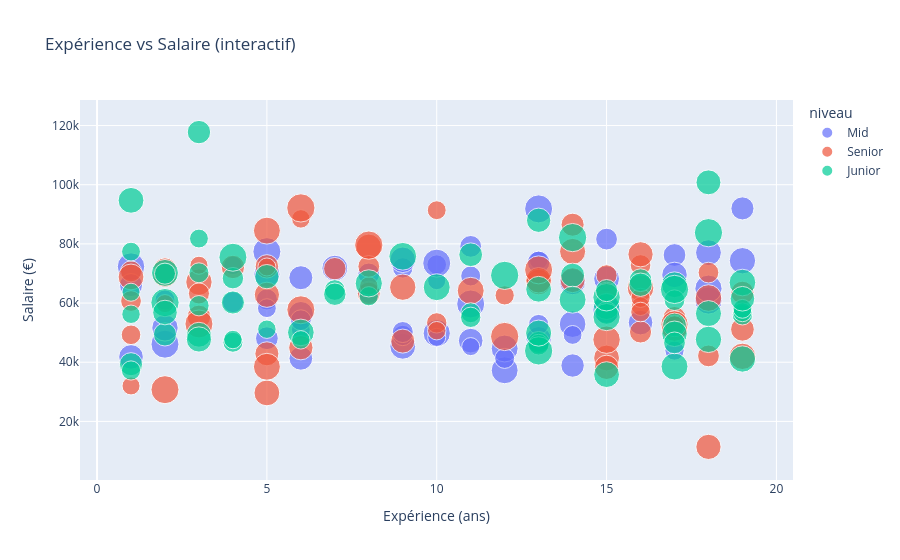
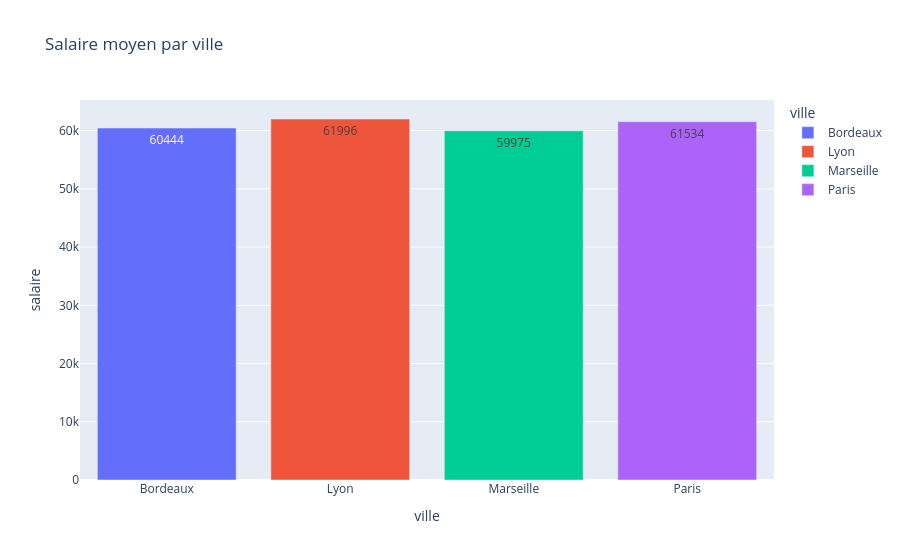
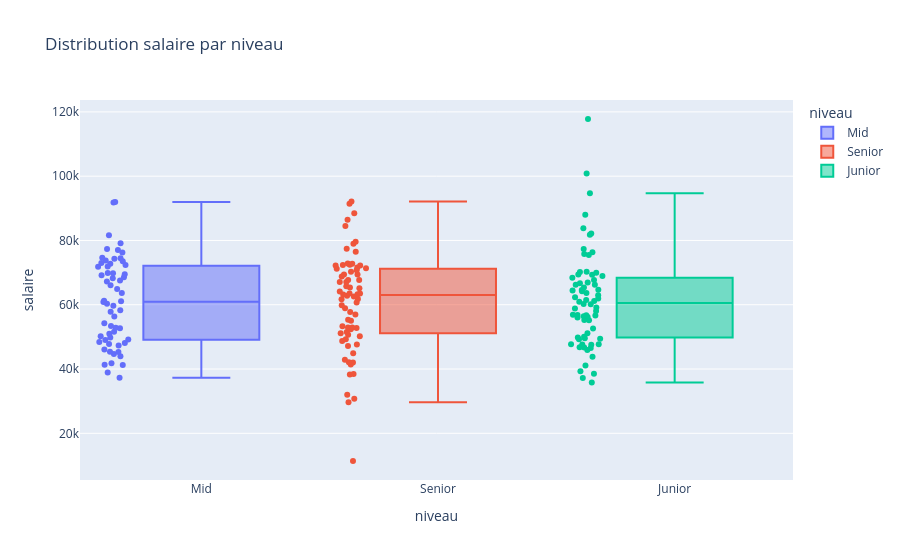
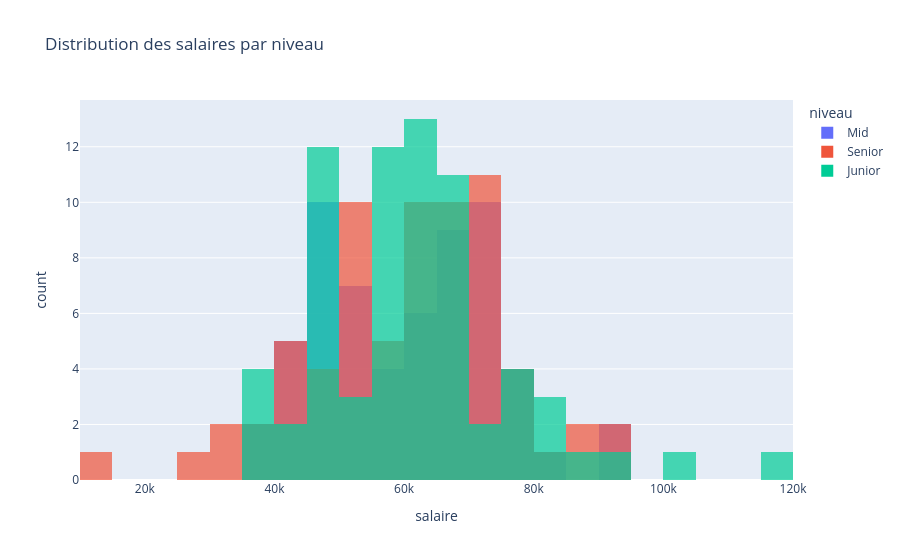

The notebook cell these images were saved under, in order:
### Code cell
import plotly.express as px
import plotly.graph_objects as go
import pandas as pd
import numpy as np

# PLOTLY — graphiques interactifs
# Contrairement à Matplotlib/Seaborn, Plotly est interactif
# Tu peux zoomer, survoler, filtrer directement dans le graphique

np.random.seed(42)
df = pd.DataFrame({
    "age":        np.random.randint(22, 55, 200),
    "salaire":    np.random.normal(60000, 15000, 200),
    "experience": np.random.randint(1, 20, 200),
    "ville":      np.random.choice(["Paris", "Lyon", "Bordeaux", "Marseille"], 200),
    "niveau":     np.random.choice(["Junior", "Mid", "Senior"], 200),
})

# 1. Scatter interactif
fig1 = px.scatter(
    df, x="experience", y="salaire",
    color="niveau", size="age",
    hover_data=["ville"],
    title="Expérience vs Salaire (interactif)",
    labels={"experience": "Expérience (ans)", "salaire": "Salaire (€)"}
)
fig1.show()

# 2. Bar chart
fig2 = px.bar(
    df.groupby("ville")["salaire"].mean().reset_index(),
    x="ville", y="salaire",
    color="ville",
    title="Salaire moyen par ville",
    text_auto=".0f"
)
fig2.show()

# 3. Box plot interactif
fig3 = px.box(
    df, x="niveau", y="salaire",
    color="niveau",
    title="Distribution salaire par niveau",
    points="all"
)
fig3.show()

# 4. Histogram avec slider
fig4 = px.histogram(
    df, x="salaire", color="niveau",
    nbins=30, barmode="overlay",
    title="Distribution des salaires par niveau",
    opacity=0.7
)
fig4.show()

print("✅ 4 graphiques Plotly interactifs créés !")
print("→ Tu peux zoomer, survoler, cliquer sur la légende pour filtrer")

### Figure 1 — Plotly figure (JSON) as saved in the notebook; plotly's stock layout.template omitted (floating-point values rounded to 4 significant figures)
{"data": [{"customdata": [["Bordeaux"], ["Lyon"], ["Bordeaux"], ["Bordeaux"], ["Lyon"], ["Lyon"], ["Bordeaux"], ["Paris"], ["Lyon"], ["Marseille"], ["Paris"], ["Marseille"], ["Paris"], ["Lyon"], ["Marseille"], ["Marseille"], ["Lyon"], ["Marseille"], ["Lyon"], ["Bordeaux"], ["Lyon"], ["Paris"], ["Lyon"], ["Bordeaux"], ["Bordeaux"], ["Bordeaux"], ["Bordeaux"], ["Marseille"], ["Marseille"], ["Bordeaux"], ["Lyon"], ["Marseille"], ["Bordeaux"], ["Lyon"], ["Paris"], ["Bordeaux"], ["Lyon"], ["Paris"], ["Lyon"], ["Bordeaux"], ["Marseille"], ["Paris"], ["Paris"], ["Marseille"], ["Bordeaux"], ["Lyon"], ["Bordeaux"], ["Lyon"], ["Lyon"], ["Marseille"], ["Paris"], ["Bordeaux"], ["Paris"], ["Paris"], ["Lyon"], ["Bordeaux"], ["Paris"], ["Marseille"], ["Marseille"], ["Bordeaux"]], "hovertemplate": "niveau=Mid<br>Expérience (ans)=%{x}<br>Salaire (€)=%{y}<br>age=%{marker.size}<br>ville=%{customdata[0]}<extra></extra>", "legendgroup": "Mid", "marker": {"color": "#636efa", "size": [50, 32, 45, 45, 23, 51, 42, 43, 25, 46, 41, 49, 38, 50, 35, 39, 45, 47, 46, 22, 28, 30, 28, 44, 35, 24, 22, 26, 48, 30, 36, 34, 53, 53, 49, 27, 41, 32, 22, 24, 27, 29, 36, 23, 53, 47, 27, 53, 32, 45, 30, 50, 41, 53, 28, 44, 52, 33, 37, 24], "sizemode": "area", "sizeref": 0.135, "symbol": "circle"}, "mode": "markers", "name": "Mid", "orientation": "v", "showlegend": true, "type": "scatter", "x": [10, 8, 9, 7, 13, 1, 6, 13, 17, 14, 11, 12, 6, 18, 17, 6, 18, 19, 5, 10, 13, 5, 9, 17, 5, 5, 10, 10, 14, 9, 1, 13, 13, 2, 12, 12, 16, 15, 11, 6, 2, 6, 19, 4, 10, 2, 11, 11, 11, 15, 4, 18, 1, 5, 9, 9, 15, 8, 14, 14], "xaxis": "x", "y": [49800.0, 69850.0, 45380.0, 71810.0, 74450.0, 72330.0, 56320.0, 47760.0, 43940.0, 67240.0, 47300.0, 37280.0, 41310.0, 60870.0, 76250.0, 68560.0, 77030.0, 74310.0, 69770.0, 48410.0, 52720.0, 61230.0, 49040.0, 69510.0, 48110.0, 58280.0, 67570.0, 72990.0, 52880.0, 50200.0, 66070.0, 73770.0, 91830.0, 46100.0, 44630.0, 41280.0, 53400.0, 81620.0, 45280.0, 51000.0, 61050.0, 54220.0, 92000.0, 72740.0, 73490.0, 51600.0, 69160.0, 59690.0, 79160.0, 68210.0, 60320.0, 64860.0, 41790.0, 77370.0, 71870.0, 74630.0, 57790.0, 63670.0, 38890.0, 49220.0], "yaxis": "y"}, {"customdata": [["Marseille"], ["Bordeaux"], ["Bordeaux"], ["Bordeaux"], ["Bordeaux"], ["Paris"], ["Marseille"], ["Lyon"], ["Lyon"], ["Lyon"], ["Paris"], ["Paris"], ["Marseille"], ["Lyon"], ["Bordeaux"], ["Paris"], ["Lyon"], ["Bordeaux"], ["Lyon"], ["Bordeaux"], ["Paris"], ["Paris"], ["Marseille"], ["Paris"], ["Paris"], ["Paris"], ["Marseille"], ["Bordeaux"], ["Lyon"], ["Lyon"], ["Lyon"], ["Marseille"], ["Bordeaux"], ["Bordeaux"], ["Paris"], ["Marseille"], ["Lyon"], ["Lyon"], ["Lyon"], ["Marseille"], ["Lyon"], ["Bordeaux"], ["Marseille"], ["Paris"], ["Marseille"], ["Bordeaux"], ["Lyon"], ["Lyon"], ["Marseille"], ["Paris"], ["Lyon"], ["Lyon"], ["Paris"], ["Marseille"], ["Paris"], ["Lyon"], ["Paris"], ["Bordeaux"], ["Paris"], ["Paris"], ["Bordeaux"], ["Lyon"], ["Bordeaux"], ["Lyon"], ["Lyon"], ["Bordeaux"], ["Lyon"], ["Marseille"], ["Marseille"], ["Paris"]], "hovertemplate": "niveau=Senior<br>Expérience (ans)=%{x}<br>Salaire (€)=%{y}<br>age=%{marker.size}<br>ville=%{customdata[0]}<extra></extra>", "legendgroup": "Senior", "marker": {"color": "#EF553B", "size": [36, 44, 32, 23, 54, 48, 49, 37, 30, 39, 30, 47, 23, 28, 29, 35, 25, 23, 39, 47, 44, 42, 36, 22, 29, 32, 26, 30, 29, 33, 54, 45, 43, 22, 47, 35, 36, 51, 44, 34, 43, 49, 49, 46, 48, 45, 53, 53, 45, 23, 22, 40, 53, 25, 38, 26, 43, 32, 37, 54, 37, 24, 40, 22, 51, 47, 26, 53, 30, 40], "sizemode": "area", "sizeref": 0.135, "symbol": "circle"}, "mode": "markers", "name": "Senior", "orientation": "v", "showlegend": true, "type": "scatter", "x": [19, 13, 18, 6, 12, 16, 11, 5, 15, 9, 1, 3, 16, 10, 16, 8, 12, 8, 5, 9, 13, 14, 2, 1, 18, 17, 1, 3, 1, 16, 6, 5, 5, 3, 19, 17, 14, 17, 8, 7, 18, 5, 5, 14, 18, 15, 2, 6, 1, 10, 5, 2, 13, 16, 19, 16, 16, 8, 4, 8, 3, 10, 6, 2, 15, 17, 17, 3, 15, 15], "xaxis": "x", "y": [63480.0, 67110.0, 42130.0, 88450.0, 48690.0, 65120.0, 64150.0, 72410.0, 69390.0, 47140.0, 70710.0, 67100.0, 58910.0, 53300.0, 72850.0, 63210.0, 62600.0, 65780.0, 42860.0, 65370.0, 67710.0, 67730.0, 71380.0, 31990.0, 70290.0, 52920.0, 49270.0, 63250.0, 60680.0, 50230.0, 92160.0, 29620.0, 62800.0, 72790.0, 42000.0, 54980.0, 86480.0, 52740.0, 79000.0, 71620.0, 11380.0, 84490.0, 38460.0, 77450.0, 61700.0, 41430.0, 30720.0, 57720.0, 68820.0, 50660.0, 72190.0, 69440.0, 71210.0, 61760.0, 51130.0, 56970.0, 76480.0, 72380.0, 72200.0, 79580.0, 55350.0, 91390.0, 44910.0, 59820.0, 47620.0, 51540.0, 52400.0, 52930.0, 63480.0, 38280.0], "yaxis": "y"}, {"customdata": [["Bordeaux"], ["Bordeaux"], ["Bordeaux"], ["Marseille"], ["Paris"], ["Lyon"], ["Marseille"], ["Bordeaux"], ["Bordeaux"], ["Paris"], ["Paris"], ["Bordeaux"], ["Paris"], ["Marseille"], ["Bordeaux"], ["Marseille"], ["Paris"], ["Marseille"], ["Bordeaux"], ["Lyon"], ["Lyon"], ["Bordeaux"], ["Paris"], ["Paris"], ["Lyon"], ["Lyon"], ["Lyon"], ["Bordeaux"], ["Marseille"], ["Paris"], ["Marseille"], ["Marseille"], ["Bordeaux"], ["Paris"], ["Lyon"], ["Bordeaux"], ["Lyon"], ["Marseille"], ["Bordeaux"], ["Lyon"], ["Lyon"], ["Marseille"], ["Paris"], ["Marseille"], ["Lyon"], ["Lyon"], ["Bordeaux"], ["Bordeaux"], ["Paris"], ["Bordeaux"], ["Paris"], ["Marseille"], ["Marseille"], ["Paris"], ["Marseille"], ["Lyon"], ["Bordeaux"], ["Bordeaux"], ["Marseille"], ["Marseille"], ["Lyon"], ["Paris"], ["Marseille"], ["Marseille"], ["Bordeaux"], ["Paris"], ["Marseille"], ["Paris"], ["Paris"], ["Lyon"]], "hovertemplate": "niveau=Junior<br>Expérience (ans)=%{x}<br>Salaire (€)=%{y}<br>age=%{marker.size}<br>ville=%{customdata[0]}<extra></extra>", "legendgroup": "Junior", "marker": {"color": "#00cc96", "size": [29, 42, 40, 24, 43, 45, 33, 46, 36, 24, 28, 42, 35, 27, 25, 31, 52, 36, 29, 35, 37, 50, 46, 45, 45, 38, 29, 54, 49, 48, 47, 53, 25, 36, 50, 28, 23, 49, 51, 54, 48, 34, 30, 54, 33, 24, 38, 23, 49, 44, 54, 23, 27, 27, 24, 41, 40, 47, 54, 39, 32, 49, 46, 28, 37, 23, 22, 41, 45, 54], "sizemode": "area", "sizeref": 0.135, "symbol": "circle"}, "mode": "markers", "name": "Junior", "orientation": "v", "showlegend": true, "type": "scatter", "x": [7, 3, 13, 1, 3, 17, 13, 15, 4, 3, 19, 18, 15, 4, 8, 4, 9, 1, 13, 16, 3, 15, 18, 1, 15, 11, 17, 13, 2, 6, 19, 4, 1, 2, 8, 3, 1, 17, 15, 2, 19, 7, 2, 18, 15, 19, 17, 5, 10, 17, 17, 6, 11, 3, 19, 19, 5, 18, 12, 14, 17, 14, 13, 11, 16, 4, 1, 2, 13, 14], "xaxis": "x", "y": [64400.0, 49280.0, 87990.0, 77380.0, 47690.0, 66190.0, 46660.0, 58840.0, 60200.0, 81800.0, 56030.0, 100800.0, 56650.0, 46740.0, 62310.0, 68410.0, 75810.0, 39330.0, 45930.0, 67730.0, 117800.0, 55270.0, 56450.0, 94720.0, 35810.0, 76330.0, 60960.0, 43830.0, 70190.0, 50070.0, 41090.0, 75490.0, 37210.0, 49380.0, 66660.0, 59110.0, 56210.0, 38550.0, 61960.0, 60150.0, 66930.0, 62990.0, 69930.0, 83790.0, 64210.0, 56880.0, 52600.0, 51160.0, 65360.0, 49610.0, 64610.0, 47570.0, 56730.0, 70230.0, 58050.0, 61450.0, 68930.0, 47730.0, 69360.0, 69430.0, 46540.0, 61140.0, 49840.0, 55180.0, 66190.0, 47670.0, 63660.0, 56800.0, 64660.0, 82130.0], "yaxis": "y"}], "layout": {"legend": {"itemsizing": "constant", "title": {"text": "niveau"}, "tracegroupgap": 0}, "title": {"text": "Expérience vs Salaire (interactif)"}, "xaxis": {"anchor": "y", "domain": [0, 1], "title": {"text": "Expérience (ans)"}}, "yaxis": {"anchor": "x", "domain": [0, 1], "title": {"text": "Salaire (€)"}}}}

### Figure 2 — Plotly figure (JSON) as saved in the notebook; plotly's stock layout.template omitted (floating-point values rounded to 4 significant figures)
{"data": [{"hovertemplate": "ville=%{x}<br>salaire=%{y}<extra></extra>", "legendgroup": "Bordeaux", "marker": {"color": "#636efa", "pattern": {"shape": ""}}, "name": "Bordeaux", "orientation": "v", "showlegend": true, "textposition": "auto", "texttemplate": "%{y:.0f}", "type": "bar", "x": ["Bordeaux"], "xaxis": "x", "y": [60440.0], "yaxis": "y"}, {"hovertemplate": "ville=%{x}<br>salaire=%{y}<extra></extra>", "legendgroup": "Lyon", "marker": {"color": "#EF553B", "pattern": {"shape": ""}}, "name": "Lyon", "orientation": "v", "showlegend": true, "textposition": "auto", "texttemplate": "%{y:.0f}", "type": "bar", "x": ["Lyon"], "xaxis": "x", "y": [62000.0], "yaxis": "y"}, {"hovertemplate": "ville=%{x}<br>salaire=%{y}<extra></extra>", "legendgroup": "Marseille", "marker": {"color": "#00cc96", "pattern": {"shape": ""}}, "name": "Marseille", "orientation": "v", "showlegend": true, "textposition": "auto", "texttemplate": "%{y:.0f}", "type": "bar", "x": ["Marseille"], "xaxis": "x", "y": [59970.0], "yaxis": "y"}, {"hovertemplate": "ville=%{x}<br>salaire=%{y}<extra></extra>", "legendgroup": "Paris", "marker": {"color": "#ab63fa", "pattern": {"shape": ""}}, "name": "Paris", "orientation": "v", "showlegend": true, "textposition": "auto", "texttemplate": "%{y:.0f}", "type": "bar", "x": ["Paris"], "xaxis": "x", "y": [61530.0], "yaxis": "y"}], "layout": {"barmode": "relative", "legend": {"title": {"text": "ville"}, "tracegroupgap": 0}, "title": {"text": "Salaire moyen par ville"}, "xaxis": {"anchor": "y", "categoryarray": ["Bordeaux", "Lyon", "Marseille", "Paris"], "categoryorder": "array", "domain": [0, 1], "title": {"text": "ville"}}, "yaxis": {"anchor": "x", "domain": [0, 1], "title": {"text": "salaire"}}}}

### Figure 3 — Plotly figure (JSON) as saved in the notebook; plotly's stock layout.template omitted (floating-point values rounded to 4 significant figures)
{"data": [{"alignmentgroup": "True", "boxpoints": "all", "hovertemplate": "niveau=%{x}<br>salaire=%{y}<extra></extra>", "legendgroup": "Mid", "marker": {"color": "#636efa"}, "name": "Mid", "notched": false, "offsetgroup": "Mid", "orientation": "v", "showlegend": true, "type": "box", "x": ["Mid", "Mid", "Mid", "Mid", "Mid", "Mid", "Mid", "Mid", "Mid", "Mid", "Mid", "Mid", "Mid", "Mid", "Mid", "Mid", "Mid", "Mid", "Mid", "Mid", "Mid", "Mid", "Mid", "Mid", "Mid", "Mid", "Mid", "Mid", "Mid", "Mid", "Mid", "Mid", "Mid", "Mid", "Mid", "Mid", "Mid", "Mid", "Mid", "Mid", "Mid", "Mid", "Mid", "Mid", "Mid", "Mid", "Mid", "Mid", "Mid", "Mid", "Mid", "Mid", "Mid", "Mid", "Mid", "Mid", "Mid", "Mid", "Mid", "Mid"], "x0": " ", "xaxis": "x", "y": [49800.0, 69850.0, 45380.0, 71810.0, 74450.0, 72330.0, 56320.0, 47760.0, 43940.0, 67240.0, 47300.0, 37280.0, 41310.0, 60870.0, 76250.0, 68560.0, 77030.0, 74310.0, 69770.0, 48410.0, 52720.0, 61230.0, 49040.0, 69510.0, 48110.0, 58280.0, 67570.0, 72990.0, 52880.0, 50200.0, 66070.0, 73770.0, 91830.0, 46100.0, 44630.0, 41280.0, 53400.0, 81620.0, 45280.0, 51000.0, 61050.0, 54220.0, 92000.0, 72740.0, 73490.0, 51600.0, 69160.0, 59690.0, 79160.0, 68210.0, 60320.0, 64860.0, 41790.0, 77370.0, 71870.0, 74630.0, 57790.0, 63670.0, 38890.0, 49220.0], "y0": " ", "yaxis": "y"}, {"alignmentgroup": "True", "boxpoints": "all", "hovertemplate": "niveau=%{x}<br>salaire=%{y}<extra></extra>", "legendgroup": "Senior", "marker": {"color": "#EF553B"}, "name": "Senior", "notched": false, "offsetgroup": "Senior", "orientation": "v", "showlegend": true, "type": "box", "x": ["Senior", "Senior", "Senior", "Senior", "Senior", "Senior", "Senior", "Senior", "Senior", "Senior", "Senior", "Senior", "Senior", "Senior", "Senior", "Senior", "Senior", "Senior", "Senior", "Senior", "Senior", "Senior", "Senior", "Senior", "Senior", "Senior", "Senior", "Senior", "Senior", "Senior", "Senior", "Senior", "Senior", "Senior", "Senior", "Senior", "Senior", "Senior", "Senior", "Senior", "Senior", "Senior", "Senior", "Senior", "Senior", "Senior", "Senior", "Senior", "Senior", "Senior", "Senior", "Senior", "Senior", "Senior", "Senior", "Senior", "Senior", "Senior", "Senior", "Senior", "Senior", "Senior", "Senior", "Senior", "Senior", "Senior", "Senior", "Senior", "Senior", "Senior"], "x0": " ", "xaxis": "x", "y": [63480.0, 67110.0, 42130.0, 88450.0, 48690.0, 65120.0, 64150.0, 72410.0, 69390.0, 47140.0, 70710.0, 67100.0, 58910.0, 53300.0, 72850.0, 63210.0, 62600.0, 65780.0, 42860.0, 65370.0, 67710.0, 67730.0, 71380.0, 31990.0, 70290.0, 52920.0, 49270.0, 63250.0, 60680.0, 50230.0, 92160.0, 29620.0, 62800.0, 72790.0, 42000.0, 54980.0, 86480.0, 52740.0, 79000.0, 71620.0, 11380.0, 84490.0, 38460.0, 77450.0, 61700.0, 41430.0, 30720.0, 57720.0, 68820.0, 50660.0, 72190.0, 69440.0, 71210.0, 61760.0, 51130.0, 56970.0, 76480.0, 72380.0, 72200.0, 79580.0, 55350.0, 91390.0, 44910.0, 59820.0, 47620.0, 51540.0, 52400.0, 52930.0, 63480.0, 38280.0], "y0": " ", "yaxis": "y"}, {"alignmentgroup": "True", "boxpoints": "all", "hovertemplate": "niveau=%{x}<br>salaire=%{y}<extra></extra>", "legendgroup": "Junior", "marker": {"color": "#00cc96"}, "name": "Junior", "notched": false, "offsetgroup": "Junior", "orientation": "v", "showlegend": true, "type": "box", "x": ["Junior", "Junior", "Junior", "Junior", "Junior", "Junior", "Junior", "Junior", "Junior", "Junior", "Junior", "Junior", "Junior", "Junior", "Junior", "Junior", "Junior", "Junior", "Junior", "Junior", "Junior", "Junior", "Junior", "Junior", "Junior", "Junior", "Junior", "Junior", "Junior", "Junior", "Junior", "Junior", "Junior", "Junior", "Junior", "Junior", "Junior", "Junior", "Junior", "Junior", "Junior", "Junior", "Junior", "Junior", "Junior", "Junior", "Junior", "Junior", "Junior", "Junior", "Junior", "Junior", "Junior", "Junior", "Junior", "Junior", "Junior", "Junior", "Junior", "Junior", "Junior", "Junior", "Junior", "Junior", "Junior", "Junior", "Junior", "Junior", "Junior", "Junior"], "x0": " ", "xaxis": "x", "y": [64400.0, 49280.0, 87990.0, 77380.0, 47690.0, 66190.0, 46660.0, 58840.0, 60200.0, 81800.0, 56030.0, 100800.0, 56650.0, 46740.0, 62310.0, 68410.0, 75810.0, 39330.0, 45930.0, 67730.0, 117800.0, 55270.0, 56450.0, 94720.0, 35810.0, 76330.0, 60960.0, 43830.0, 70190.0, 50070.0, 41090.0, 75490.0, 37210.0, 49380.0, 66660.0, 59110.0, 56210.0, 38550.0, 61960.0, 60150.0, 66930.0, 62990.0, 69930.0, 83790.0, 64210.0, 56880.0, 52600.0, 51160.0, 65360.0, 49610.0, 64610.0, 47570.0, 56730.0, 70230.0, 58050.0, 61450.0, 68930.0, 47730.0, 69360.0, 69430.0, 46540.0, 61140.0, 49840.0, 55180.0, 66190.0, 47670.0, 63660.0, 56800.0, 64660.0, 82130.0], "y0": " ", "yaxis": "y"}], "layout": {"boxmode": "overlay", "legend": {"title": {"text": "niveau"}, "tracegroupgap": 0}, "title": {"text": "Distribution salaire par niveau"}, "xaxis": {"anchor": "y", "categoryarray": ["Mid", "Senior", "Junior"], "categoryorder": "array", "domain": [0, 1], "title": {"text": "niveau"}}, "yaxis": {"anchor": "x", "domain": [0, 1], "title": {"text": "salaire"}}}}

### Figure 4 — Plotly figure (JSON) as saved in the notebook; plotly's stock layout.template omitted (floating-point values rounded to 4 significant figures)
{"data": [{"bingroup": "x", "hovertemplate": "niveau=Mid<br>salaire=%{x}<br>count=%{y}<extra></extra>", "legendgroup": "Mid", "marker": {"color": "#636efa", "opacity": 0.7, "pattern": {"shape": ""}}, "name": "Mid", "nbinsx": 30, "orientation": "v", "showlegend": true, "type": "histogram", "x": [49800.0, 69850.0, 45380.0, 71810.0, 74450.0, 72330.0, 56320.0, 47760.0, 43940.0, 67240.0, 47300.0, 37280.0, 41310.0, 60870.0, 76250.0, 68560.0, 77030.0, 74310.0, 69770.0, 48410.0, 52720.0, 61230.0, 49040.0, 69510.0, 48110.0, 58280.0, 67570.0, 72990.0, 52880.0, 50200.0, 66070.0, 73770.0, 91830.0, 46100.0, 44630.0, 41280.0, 53400.0, 81620.0, 45280.0, 51000.0, 61050.0, 54220.0, 92000.0, 72740.0, 73490.0, 51600.0, 69160.0, 59690.0, 79160.0, 68210.0, 60320.0, 64860.0, 41790.0, 77370.0, 71870.0, 74630.0, 57790.0, 63670.0, 38890.0, 49220.0], "xaxis": "x", "yaxis": "y"}, {"bingroup": "x", "hovertemplate": "niveau=Senior<br>salaire=%{x}<br>count=%{y}<extra></extra>", "legendgroup": "Senior", "marker": {"color": "#EF553B", "opacity": 0.7, "pattern": {"shape": ""}}, "name": "Senior", "nbinsx": 30, "orientation": "v", "showlegend": true, "type": "histogram", "x": [63480.0, 67110.0, 42130.0, 88450.0, 48690.0, 65120.0, 64150.0, 72410.0, 69390.0, 47140.0, 70710.0, 67100.0, 58910.0, 53300.0, 72850.0, 63210.0, 62600.0, 65780.0, 42860.0, 65370.0, 67710.0, 67730.0, 71380.0, 31990.0, 70290.0, 52920.0, 49270.0, 63250.0, 60680.0, 50230.0, 92160.0, 29620.0, 62800.0, 72790.0, 42000.0, 54980.0, 86480.0, 52740.0, 79000.0, 71620.0, 11380.0, 84490.0, 38460.0, 77450.0, 61700.0, 41430.0, 30720.0, 57720.0, 68820.0, 50660.0, 72190.0, 69440.0, 71210.0, 61760.0, 51130.0, 56970.0, 76480.0, 72380.0, 72200.0, 79580.0, 55350.0, 91390.0, 44910.0, 59820.0, 47620.0, 51540.0, 52400.0, 52930.0, 63480.0, 38280.0], "xaxis": "x", "yaxis": "y"}, {"bingroup": "x", "hovertemplate": "niveau=Junior<br>salaire=%{x}<br>count=%{y}<extra></extra>", "legendgroup": "Junior", "marker": {"color": "#00cc96", "opacity": 0.7, "pattern": {"shape": ""}}, "name": "Junior", "nbinsx": 30, "orientation": "v", "showlegend": true, "type": "histogram", "x": [64400.0, 49280.0, 87990.0, 77380.0, 47690.0, 66190.0, 46660.0, 58840.0, 60200.0, 81800.0, 56030.0, 100800.0, 56650.0, 46740.0, 62310.0, 68410.0, 75810.0, 39330.0, 45930.0, 67730.0, 117800.0, 55270.0, 56450.0, 94720.0, 35810.0, 76330.0, 60960.0, 43830.0, 70190.0, 50070.0, 41090.0, 75490.0, 37210.0, 49380.0, 66660.0, 59110.0, 56210.0, 38550.0, 61960.0, 60150.0, 66930.0, 62990.0, 69930.0, 83790.0, 64210.0, 56880.0, 52600.0, 51160.0, 65360.0, 49610.0, 64610.0, 47570.0, 56730.0, 70230.0, 58050.0, 61450.0, 68930.0, 47730.0, 69360.0, 69430.0, 46540.0, 61140.0, 49840.0, 55180.0, 66190.0, 47670.0, 63660.0, 56800.0, 64660.0, 82130.0], "xaxis": "x", "yaxis": "y"}], "layout": {"barmode": "overlay", "legend": {"title": {"text": "niveau"}, "tracegroupgap": 0}, "title": {"text": "Distribution des salaires par niveau"}, "xaxis": {"anchor": "y", "domain": [0, 1], "title": {"text": "salaire"}}, "yaxis": {"anchor": "x", "domain": [0, 1], "title": {"text": "count"}}}}
